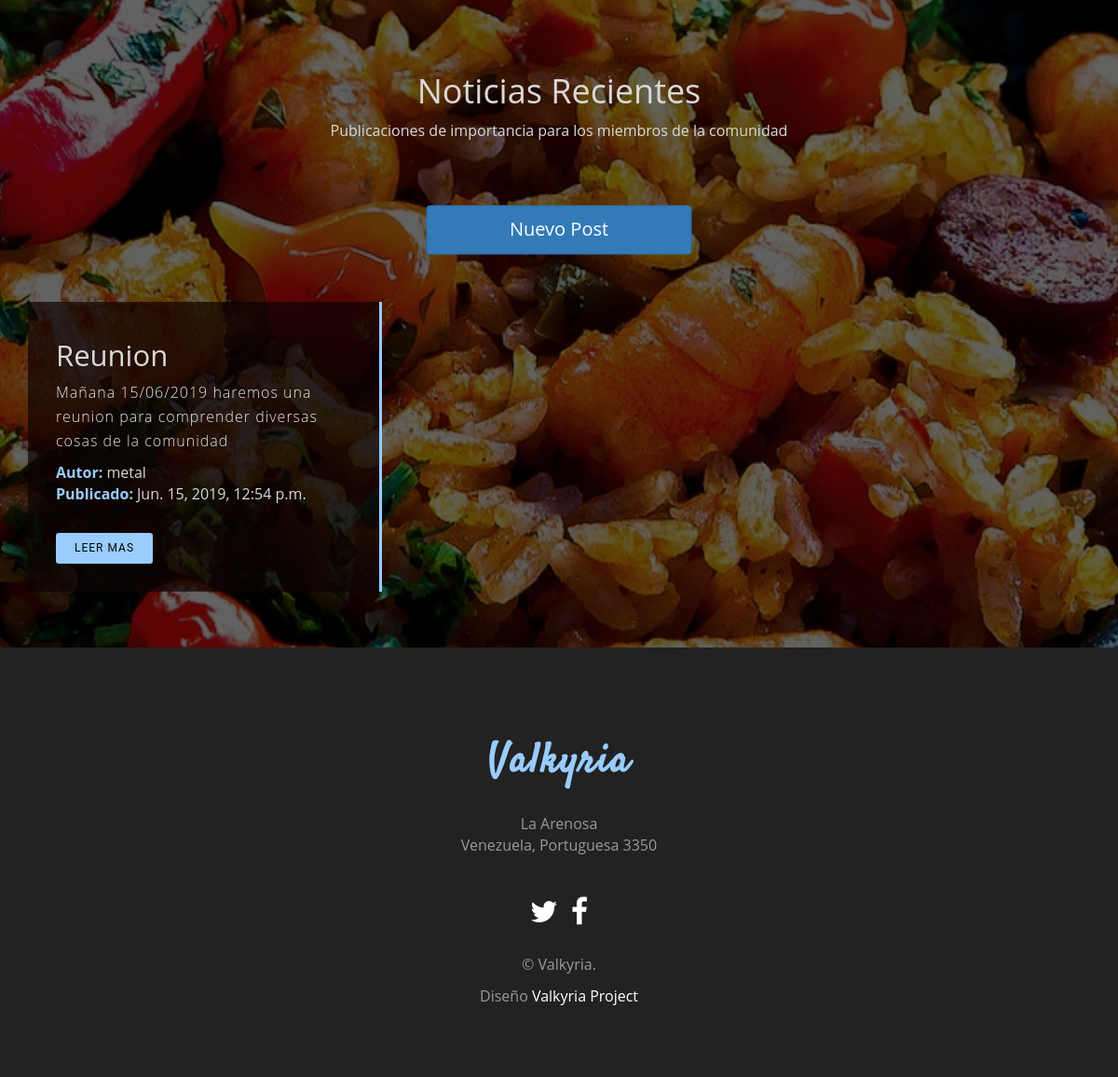
Before: / (signed in, lower part) with the older database file.
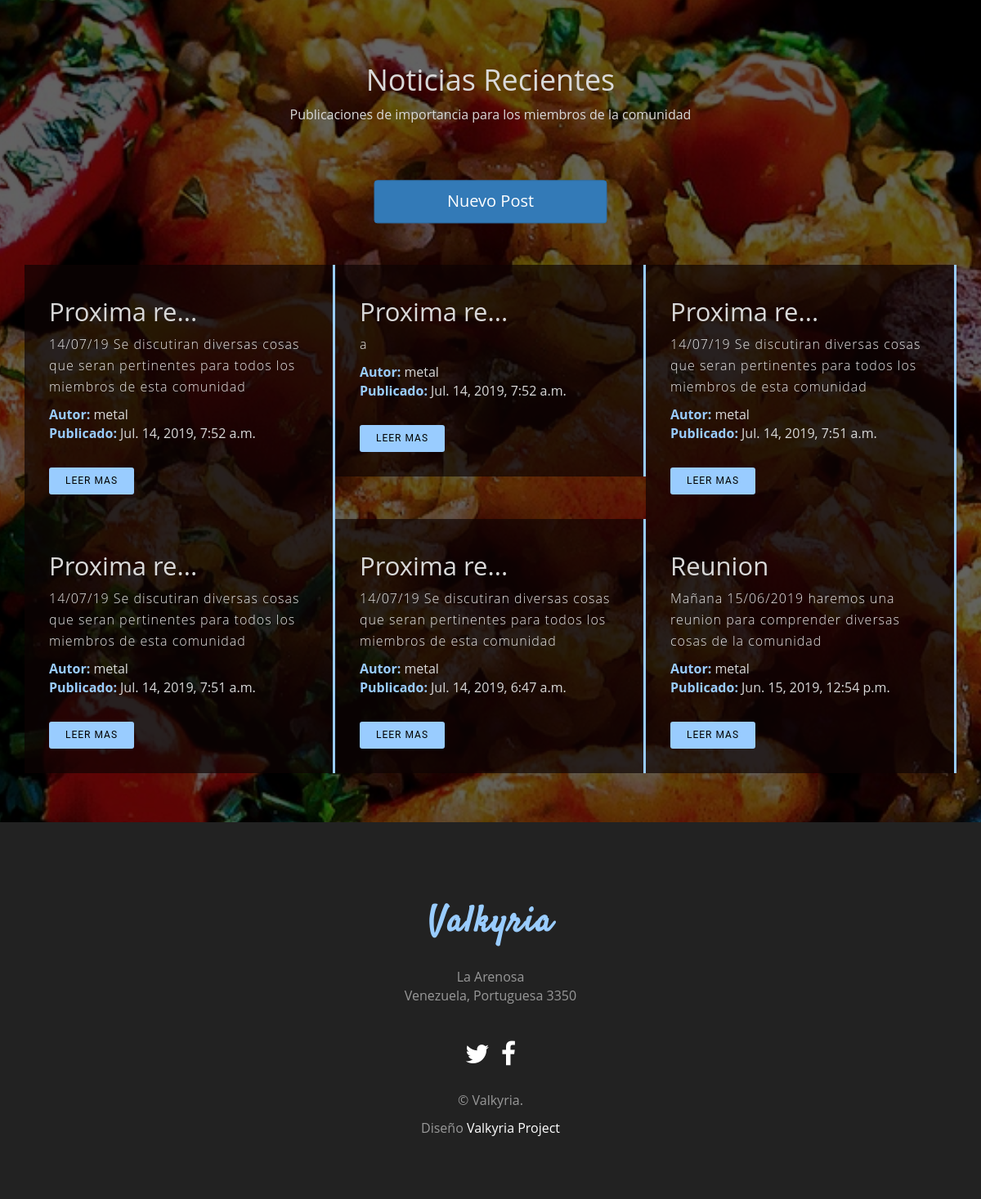
After: the same page with the newer database file.
### registro1/models.py (models this page shows, shortened)
class Post(models.Model):
    autor = models.ForeignKey('auth.User', on_delete=models.CASCADE, null=True)
    titulo = models.CharField(max_length=200)
    texto = models.CharField(max_length=2000000)
    fecha_creacion = models.DateTimeField(default=timezone.now)
    fecha_publicacion = models.DateTimeField(blank=True, null=True)

### registro1/views.py (the view)
# urls.py: path('', views.post_list, name='post_list '),
def post_list(request):
    if request.user.is_authenticated == True:
        form2=""
        if request.user.is_superuser:
            form2 = PostForm()
        posts = Post.objects.filter(fecha_publicacion__lte=timezone.now()).order_by('-fecha_publicacion')
        if request.user.is_authenticated==True and Datos.objects.filter(usuario_id=request.user.pk).exists()==True:
            usuarioPs=request.user.pk
            datos = Datos.objects.get(usuario_id=usuarioPs)
            return render(request, 'post_list.html', {'posts': posts, 'datos': datos, 'form2':form2})
        else:
            return render(request, 'post_list.html', {'posts': posts})
    else:
        return HttpResponseRedirect("login")

### templates/post_list.html (shortened to what this page needs)
{% extends 'index.html' %}
{% block content %}
<div class="bg-color" class="section-padding">
  <div class="container">
    <div class="row">
      <div class="col-xs-12 text-center" style="padding:60px;">
        <h1 class="fblanc">Noticias Recientes</h1>
        <p class='titulo-s fblanc'>Publicaciones de importancia para los miembros de la comunidad</p>
        <br>
      </div>
      <div class="col-md-12" style="padding-bottom:60px;">
          {% if user.is_superuser %}
          <a href="{% url 'post_new' %}" class="top-menu text-center" required id="iconB" data-toggle="modal" data-target="#myModal1" data-id="" data-href="{% url 'post_new' %}"><span class="btn btn-primary botonpublic" id="Parax123"> Nuevo Post</span></a>
          <br>
          <br>
          {% endif %}
          {% for post in posts %}
            <div class="col-md-4 col-sm-4 details-text">
              <div class="content-holder">
                <h1 class="fblanc" style="font-size: 31px">{{ post.titulo|truncatechars:13 }}</h1>
                <p>{{ post.texto|truncatechars:255 }}</p>
                <address>
                    <strong>Autor: </strong>
                    <span class="fblanc">{{post.autor|truncatechars:20}}  </span>
                    <br>
                    <strong>Publicado: </strong>
                    <span class="fblanc">{{ post.fecha_publicacion }} </span>
                </address>
                <a class="btn btn-imfo btn-read-more" href="{% url 'post_detail' pk=post.pk %}">Leer Mas</a>
              </div>
            </div>
          {% endfor %}
          </div>
        </div>
      </div>
    </div>
{% endblock %}

Changed rows visible on the page:
added Post: titulo "Proxima re...", texto "14/07/19 Se discutiran diversas cosas que seran pertinentes para todos los miembros de esta comunidad", autor "metal", fecha_publicacion "Jul. 14, 2019, 7:52 a.m."
added Post: titulo "Proxima re...", texto "a", autor "metal", fecha_publicacion "Jul. 14, 2019, 7:52 a.m."
added Post: titulo "Proxima re...", texto "14/07/19 Se discutiran diversas cosas que seran pertinentes para todos los miembros de esta comunidad", autor "metal", fecha_publicacion "Jul. 14, 2019, 7:51 a.m."
added Post: titulo "Proxima re...", texto "14/07/19 Se discutiran diversas cosas que seran pertinentes para todos los miembros de esta comunidad", autor "metal", fecha_publicacion "Jul. 14, 2019, 7:51 a.m."
added Post: titulo "Proxima re...", texto "14/07/19 Se discutiran diversas cosas que seran pertinentes para todos los miembros de esta comunidad", autor "metal", fecha_publicacion "Jul. 14, 2019, 6:47 a.m."
